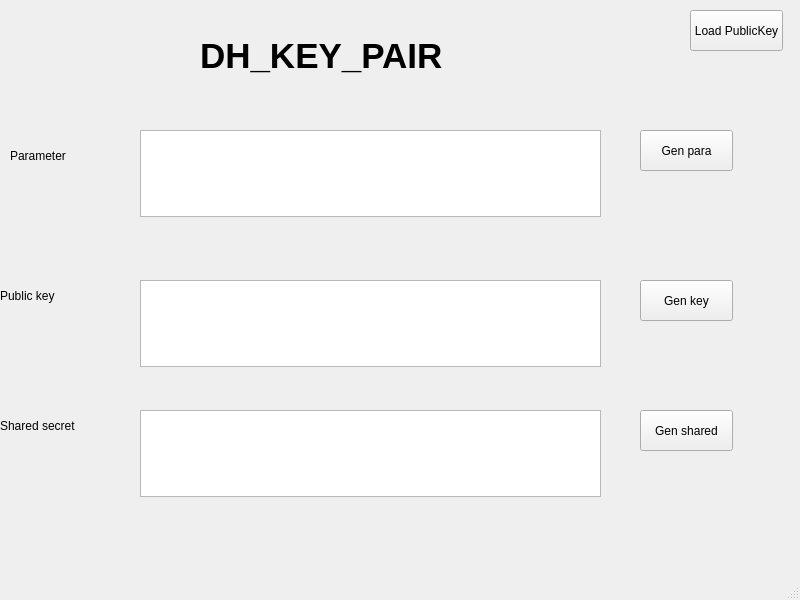
<?xml version="1.0" encoding="UTF-8"?>
<ui version="4.0">
 <class>MainWindow</class>
 <widget class="QMainWindow" name="MainWindow">
  <property name="geometry">
   <rect>
    <x>0</x>
    <y>0</y>
    <width>800</width>
    <height>600</height>
   </rect>
  </property>
  <property name="windowTitle">
   <string>MainWindow</string>
  </property>
  <widget class="QWidget" name="centralwidget">
   <widget class="QLabel" name="label">
    <property name="geometry">
     <rect>
      <x>200</x>
      <y>0</y>
      <width>511</width>
      <height>111</height>
     </rect>
    </property>
    <property name="font">
     <font>
      <pointsize>26</pointsize>
      <weight>75</weight>
      <bold>true</bold>
     </font>
    </property>
    <property name="text">
     <string>DH_KEY_PAIR</string>
    </property>
   </widget>
   <widget class="QLabel" name="label_2">
    <property name="geometry">
     <rect>
      <x>10</x>
      <y>140</y>
      <width>81</width>
      <height>31</height>
     </rect>
    </property>
    <property name="text">
     <string>Parameter</string>
    </property>
   </widget>
   <widget class="QTextEdit" name="txt_param">
    <property name="geometry">
     <rect>
      <x>140</x>
      <y>130</y>
      <width>461</width>
      <height>87</height>
     </rect>
    </property>
   </widget>
   <widget class="QLabel" name="label_3">
    <property name="geometry">
     <rect>
      <x>0</x>
      <y>280</y>
      <width>81</width>
      <height>31</height>
     </rect>
    </property>
    <property name="text">
     <string>Public key</string>
    </property>
   </widget>
   <widget class="QTextEdit" name="txt_pubkey">
    <property name="geometry">
     <rect>
      <x>140</x>
      <y>280</y>
      <width>461</width>
      <height>87</height>
     </rect>
    </property>
   </widget>
   <widget class="QTextEdit" name="txt_shared">
    <property name="geometry">
     <rect>
      <x>140</x>
      <y>410</y>
      <width>461</width>
      <height>87</height>
     </rect>
    </property>
   </widget>
   <widget class="QLabel" name="label_4">
    <property name="geometry">
     <rect>
      <x>0</x>
      <y>410</y>
      <width>81</width>
      <height>31</height>
     </rect>
    </property>
    <property name="text">
     <string>Shared secret</string>
    </property>
   </widget>
   <widget class="QPushButton" name="btn_gen_param">
    <property name="geometry">
     <rect>
      <x>640</x>
      <y>130</y>
      <width>93</width>
      <height>41</height>
     </rect>
    </property>
    <property name="text">
     <string>Gen para</string>
    </property>
   </widget>
   <widget class="QPushButton" name="btn_gen_key">
    <property name="geometry">
     <rect>
      <x>640</x>
      <y>280</y>
      <width>93</width>
      <height>41</height>
     </rect>
    </property>
    <property name="text">
     <string>Gen key</string>
    </property>
   </widget>
   <widget class="QPushButton" name="btn_shared">
    <property name="geometry">
     <rect>
      <x>640</x>
      <y>410</y>
      <width>93</width>
      <height>41</height>
     </rect>
    </property>
    <property name="text">
     <string>Gen shared</string>
    </property>
   </widget>
   <widget class="QPushButton" name="btn_load_pub">
    <property name="geometry">
     <rect>
      <x>690</x>
      <y>10</y>
      <width>93</width>
      <height>41</height>
     </rect>
    </property>
    <property name="text">
     <string>Load PublicKey</string>
    </property>
   </widget>
  </widget>
  <widget class="QMenuBar" name="menubar">
   <property name="geometry">
    <rect>
     <x>0</x>
     <y>0</y>
     <width>800</width>
     <height>26</height>
    </rect>
   </property>
  </widget>
  <widget class="QStatusBar" name="statusbar"/>
 </widget>
 <resources/>
 <connections/>
</ui>
